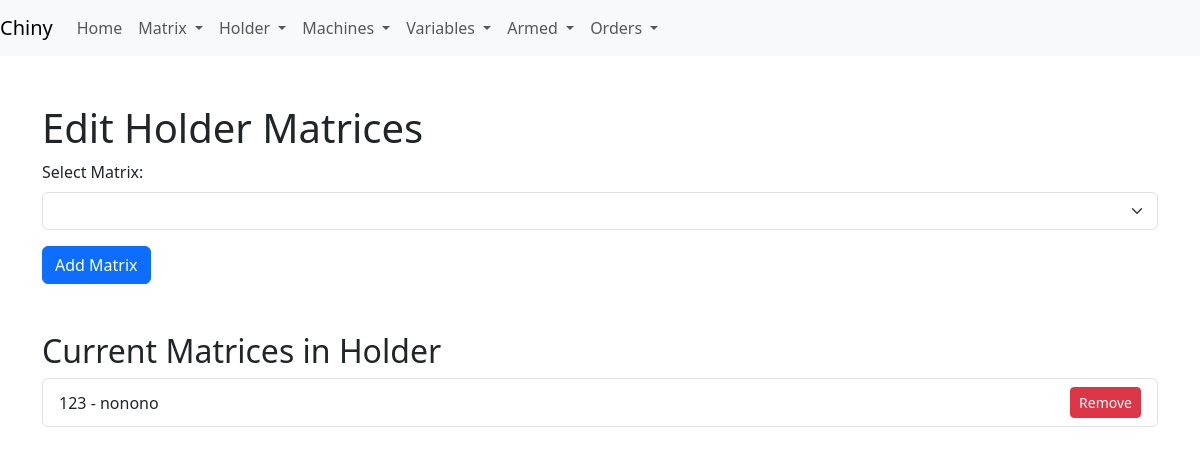
/edit_holder_matrices/1, run on an earlier commit of the app's database.
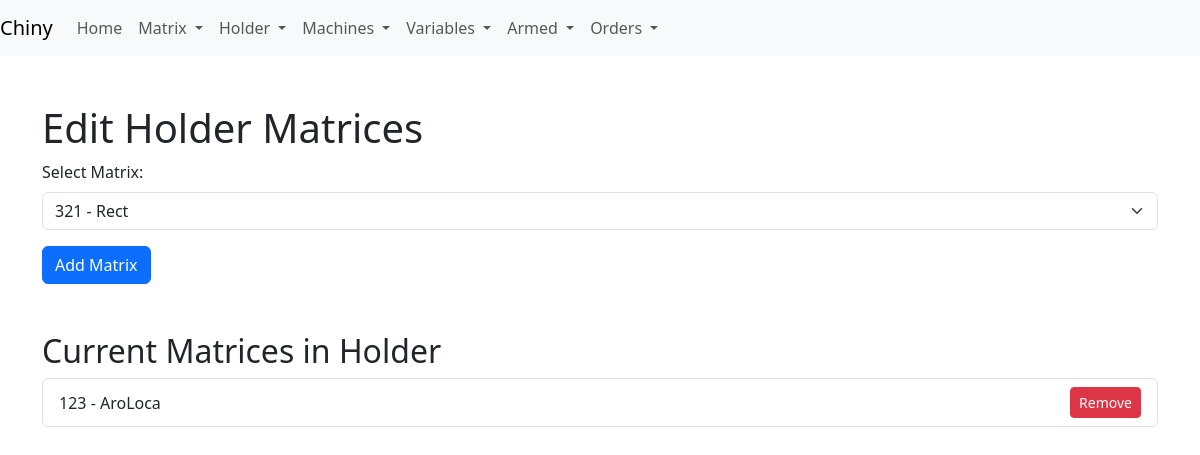
And on a later commit of the database.
### app/models.py (models this page shows)
class MatrixHolderAssociation(db.Model):
    __tablename__ = 'matrix_holder_association'
    id = db.Column(db.Integer, primary_key=True)
    matrix_id = db.Column(db.Integer, db.ForeignKey('matrix.id'), nullable=False)
    holder_id = db.Column(db.Integer, db.ForeignKey('holder.id'), nullable=False)
    is_active = db.Column(db.Boolean, default=True)  # Indica si la asociación está activa
    matrix = db.relationship('Matrix', backref=db.backref('associations', cascade="all, delete-orphan"))
    holder = db.relationship('Holder', backref=db.backref('associations', cascade="all, delete-orphan"))

class Matrix(db.Model):
    __tablename__ = 'matrix'
    id = db.Column(db.Integer, primary_key=True)
    identifier = db.Column(db.String(5), nullable=False, unique=True)
    measuresmatrix_id = db.Column(db.Integer, db.ForeignKey('measuresmatrix.id'), nullable=False)
    name = db.Column(db.String(120), nullable=False)
    weight_total_grs = db.Column(db.Float, nullable=False)
    with_move = db.Column(db.Boolean, default=False)
    is_combinable = db.Column(db.Boolean, default=True)
    type_matrix = db.Column(db.Integer, nullable=False, default=4)
    sector_id = db.Column(db.Integer, db.ForeignKey('sector.id'), nullable=True)  # Clave foránea que apunta a Sector
    cavities = db.relationship('Cavity', backref='matrix', lazy=True)
    is_available = db.Column(db.Boolean, default=True)

### app/routes.py (the view, shortened to what this page needs)
@app.route('/edit_holder_matrices/<int:holder_id>', methods=['GET', 'POST'])
def edit_holder_matrices(holder_id):
    holder = Holder.query.get_or_404(holder_id)
    available_matrices = Matrix.query.filter(~Matrix.associations.any(holder_id=holder_id)).all()
    return render_template('edit_holder_matrices.html', holder=holder, available_matrices=available_matrices)

### app/templates/edit_holder_matrices.html (shortened to what this page needs)
<!DOCTYPE html>
<html lang="en">
<head>
    <link rel="stylesheet" href="{{ url_for('static', filename='css/bootstrap.min.css') }}">
</head>
<body>
    {% include 'navbar.html' %}
    <div class="container mt-5">
        <h1>Edit Holder Matrices</h1>
        <form method="POST" action="{{ url_for('edit_holder_matrices', holder_id=holder.id) }}">
            <div class="mb-3">
                <label for="matrix_id" class="form-label">Select Matrix:</label>
                <select class="form-select" id="matrix_id" name="matrix_id" required>
                    {% for matrix in available_matrices %}
                        <option value="{{ matrix.id }}">{{ matrix.identifier }} - {{ matrix.name }}</option>
                    {% endfor %}
                </select>
            </div>
            <input type="submit" class="btn btn-primary" value="Add Matrix">
        </form>
        <h2 class="mt-5">Current Matrices in Holder</h2>
        <ul class="list-group">
            {% for association in holder.associations %}
                <li class="list-group-item d-flex justify-content-between align-items-center">
                    {{ association.matrix.identifier }} - {{ association.matrix.name }}
                    {% if association.is_active %}
                        <form method="POST" action="{{ url_for('remove_matrix_from_holder', association_id=association.id) }}">
                            <input type="submit" class="btn btn-danger btn-sm" value="Remove">
                        </form>
                    {% else %}
                        <form method="POST" action="{{ url_for('reactivate_matrix_in_holder', association_id=association.id) }}">
                            <input type="submit" class="btn btn-success btn-sm" value="Reactivate">
                        </form>
                    {% endif %}
                </li>
            {% endfor %}
        </ul>
    </div>
</body>
</html>

What changed in the data, as far as the page shows it:
changed through a linked row, MatrixHolderAssociation: matrix.name "nonono" → "AroLoca"
Also different on the page:
form field matrix_id: (not shown) → "321 - Rect"
